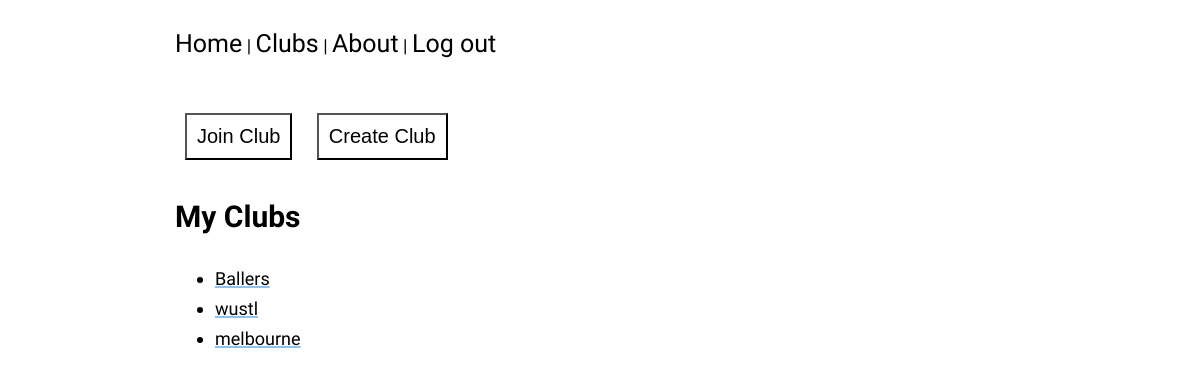
The page /clubs/ (signed in) on the database as committed earlier.
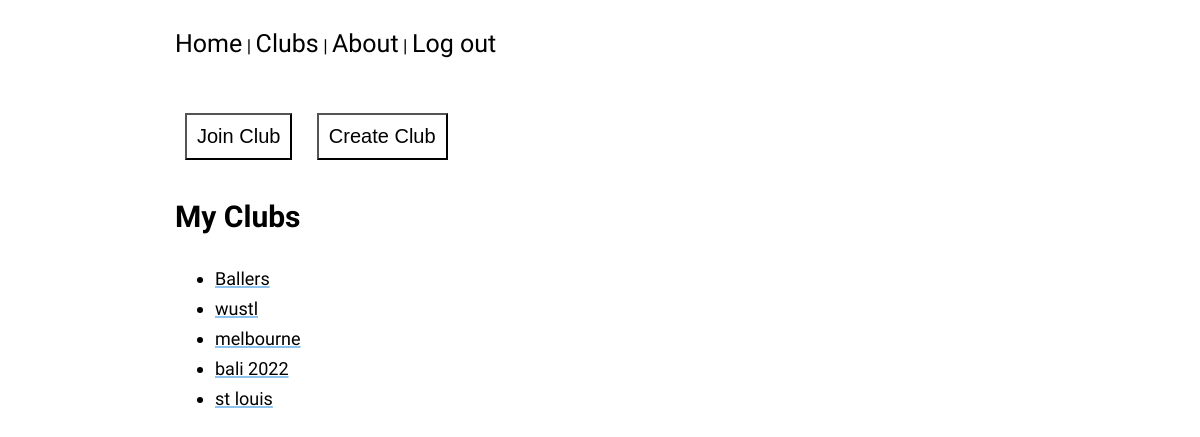
The same page on the database as committed later.
### clubs/models.py (models this page shows, shortened)
class Club(models.Model):
    name = models.CharField(max_length=50, unique=True)
    password = models.CharField(max_length=50)
    members = models.ManyToManyField(User, through='ClubMember')
    def __str__(self):
        return self.name

### clubs/views.py (the view)
# urls.py: path('', views.HomeView.as_view(), name='home'),
class HomeView(ListView):
    template_name = 'clubs/home.html'
    context_object_name = 'user_clubs'
    def get_queryset(self):
        return [x.club for x in ClubMember.objects.filter(member=self.request.user)]

### clubs/templates/clubs/home.html (shortened to what this page needs)
{% extends 'base.html' %}
{% block content %}
<div id="club-btns-container">
    <button type="submit" id="join-club-btn" onclick="location.href='{% url 'clubs:join-club' %}'">Join Club</button>
  <button type="submit" id="create-club-btn" onclick="location.href='{% url 'clubs:create-club' %}'">Create Club</button>
  </div>
<h2>My Clubs</h2>
<ul>
  {% for club in user_clubs %}
  <li><a href="{% url 'clubs:club-detail' club.name  %}">{{ club }}</a></li>
  {% endfor %}
</ul>
{% endblock content %}

Rows that differ between the two databases and show on the page:
added Club: name "bali 2022"
added Club: name "st louis"
